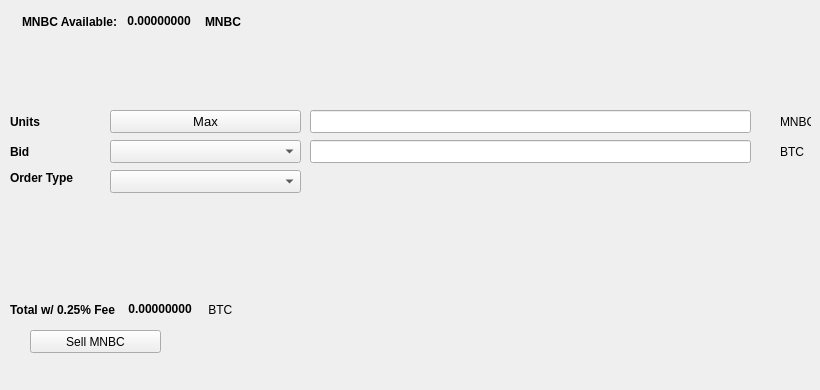
   <widget class="QWidget" name="SellTab">
    <attribute name="title">
     <string>Sell</string>
    </attribute>
    <widget class="QLabel" name="label_16">
     <property name="geometry">
      <rect>
       <x>780</x>
       <y>140</y>
       <width>31</width>
       <height>23</height>
      </rect>
     </property>
     <property name="text">
      <string>BTC</string>
     </property>
    </widget>
    <widget class="QComboBox" name="SellBidcomboBox">
     <property name="geometry">
      <rect>
       <x>110</x>
       <y>140</y>
       <width>191</width>
       <height>23</height>
      </rect>
     </property>
     <property name="font">
      <font>
       <pointsize>10</pointsize>
      </font>
     </property>
    </widget>
    <widget class="QLabel" name="label_18">
     <property name="geometry">
      <rect>
       <x>10</x>
       <y>110</y>
       <width>46</width>
       <height>23</height>
      </rect>
     </property>
     <property name="font">
      <font>
       <weight>75</weight>
       <bold>true</bold>
      </font>
     </property>
     <property name="text">
      <string>Units</string>
     </property>
    </widget>
    <widget class="QPushButton" name="Sell_Max_Amount">
     <property name="geometry">
      <rect>
       <x>110</x>
       <y>110</y>
       <width>191</width>
       <height>23</height>
      </rect>
     </property>
     <property name="font">
      <font>
       <pointsize>10</pointsize>
      </font>
     </property>
     <property name="text">
      <string>Max</string>
     </property>
    </widget>
    <widget class="QLabel" name="label_20">
     <property name="geometry">
      <rect>
       <x>10</x>
       <y>170</y>
       <width>91</width>
       <height>16</height>
      </rect>
     </property>
     <property name="font">
      <font>
       <weight>75</weight>
       <bold>true</bold>
      </font>
     </property>
     <property name="text">
      <string>Order Type</string>
     </property>
    </widget>
    <widget class="QComboBox" name="SellOrdertypeCombo">
     <property name="geometry">
      <rect>
       <x>110</x>
       <y>170</y>
       <width>191</width>
       <height>23</height>
      </rect>
     </property>
     <property name="font">
      <font>
       <pointsize>10</pointsize>
      </font>
     </property>
    </widget>
    <widget class="QLabel" name="label_21">
     <property name="geometry">
      <rect>
       <x>10</x>
       <y>140</y>
       <width>46</width>
       <height>23</height>
      </rect>
     </property>
     <property name="font">
      <font>
       <weight>75</weight>
       <bold>true</bold>
      </font>
     </property>
     <property name="text">
      <string>Bid</string>
     </property>
    </widget>
    <widget class="QLabel" name="label_22">
     <property name="geometry">
      <rect>
       <x>780</x>
       <y>110</y>
       <width>31</width>
       <height>23</height>
      </rect>
     </property>
     <property name="text">
      <string>MNBC</string>
     </property>
    </widget>
    <widget class="QLineEdit" name="UnitsInputMNBC">
     <property name="geometry">
      <rect>
       <x>310</x>
       <y>110</y>
       <width>441</width>
       <height>23</height>
      </rect>
     </property>
     <property name="font">
      <font>
       <pointsize>9</pointsize>
       <weight>75</weight>
       <bold>true</bold>
      </font>
     </property>
    </widget>
    <widget class="QLineEdit" name="SellBidPriceEdit">
     <property name="geometry">
      <rect>
       <x>310</x>
       <y>140</y>
       <width>441</width>
       <height>23</height>
      </rect>
     </property>
     <property name="font">
      <font>
       <pointsize>9</pointsize>
       <weight>75</weight>
       <bold>true</bold>
      </font>
     </property>
    </widget>
    <widget class="QPushButton" name="SellMNBCBTN">
     <property name="geometry">
      <rect>
       <x>30</x>
       <y>330</y>
       <width>131</width>
       <height>23</height>
      </rect>
     </property>
     <property name="text">
      <string>Sell MNBC</string>
     </property>
     <property name="icon">
      <iconset resource="../mnbrowsingcoin">
       <normaloff>:/icons/bitcoin</normaloff>:/icons/bitcoin</iconset>
     </property>
    </widget>
    <widget class="QWidget" name="layoutWidget3">
     <property name="geometry">
      <rect>
       <x>22</x>
       <y>12</y>
       <width>258</width>
       <height>19</height>
      </rect>
     </property>
     <layout class="QHBoxLayout" name="horizontalLayout">
      <item>
       <widget class="QLabel" name="label232_2">
        <property name="font">
         <font>
          <weight>75</weight>
          <bold>true</bold>
         </font>
        </property>
        <property name="text">
         <string>MNBC Available:</string>
        </property>
       </widget>
      </item>
      <item>
       <widget class="QLabel" name="MNBCAvailableLabel">
        <property name="palette">
         <palette>
          <active>
           <colorrole role="WindowText">
            <brush brushstyle="SolidPattern">
             <color alpha="255">
              <red>0</red>
              <green>0</green>
              <blue>0</blue>
             </color>
            </brush>
           </colorrole>
           <colorrole role="Button">
            <brush brushstyle="SolidPattern">
             <color alpha="255">
              <red>0</red>
              <green>170</green>
              <blue>0</blue>
             </color>
            </brush>
           </colorrole>
           <colorrole role="Light">
            <brush brushstyle="SolidPattern">
             <color alpha="255">
              <red>0</red>
              <green>255</green>
              <blue>0</blue>
             </color>
            </brush>
           </colorrole>
           <colorrole role="Midlight">
            <brush brushstyle="SolidPattern">
             <color alpha="255">
              <red>0</red>
              <green>212</green>
              <blue>0</blue>
             </color>
            </brush>
           </colorrole>
           <colorrole role="Dark">
            <brush brushstyle="SolidPattern">
             <color alpha="255">
              <red>0</red>
              <green>85</green>
              <blue>0</blue>
             </color>
            </brush>
           </colorrole>
           <colorrole role="Mid">
            <brush brushstyle="SolidPattern">
             <color alpha="255">
              <red>0</red>
              <green>113</green>
              <blue>0</blue>
             </color>
            </brush>
           </colorrole>
           <colorrole role="Text">
            <brush brushstyle="SolidPattern">
             <color alpha="255">
              <red>0</red>
              <green>170</green>
              <blue>0</blue>
             </color>
            </brush>
           </colorrole>
           <colorrole role="BrightText">
            <brush brushstyle="SolidPattern">
             <color alpha="255">
              <red>255</red>
              <green>255</green>
              <blue>255</blue>
             </color>
            </brush>
           </colorrole>
           <colorrole role="ButtonText">
            <brush brushstyle="SolidPattern">
             <color alpha="255">
              <red>0</red>
              <green>0</green>
              <blue>0</blue>
             </color>
            </brush>
           </colorrole>
           <colorrole role="Base">
            <brush brushstyle="SolidPattern">
             <color alpha="255">
              <red>255</red>
              <green>255</green>
              <blue>255</blue>
             </color>
            </brush>
           </colorrole>
           <colorrole role="Window">
            <brush brushstyle="SolidPattern">
             <color alpha="255">
              <red>0</red>
              <green>170</green>
              <blue>0</blue>
             </color>
            </brush>
           </colorrole>
           <colorrole role="Shadow">
            <brush brushstyle="SolidPattern">
             <color alpha="255">
              <red>0</red>
              <green>0</green>
              <blue>0</blue>
             </color>
            </brush>
           </colorrole>
           <colorrole role="AlternateBase">
            <brush brushstyle="SolidPattern">
             <color alpha="255">
              <red>127</red>
              <green>212</green>
              <blue>127</blue>
             </color>
            </brush>
           </colorrole>
           <colorrole role="ToolTipBase">
            <brush brushstyle="SolidPattern">
             <color alpha="255">
              <red>255</red>
              <green>255</green>
              <blue>220</blue>
             </color>
            </brush>
           </colorrole>
           <colorrole role="ToolTipText">
            <brush brushstyle="SolidPattern">
             <color alpha="255">
              <red>0</red>
              <green>0</green>
              <blue>0</blue>
             </color>
            </brush>
           </colorrole>
          </active>
          <inactive>
           <colorrole role="WindowText">
            <brush brushstyle="SolidPattern">
             <color alpha="255">
              <red>0</red>
              <green>0</green>
              <blue>0</blue>
             </color>
            </brush>
           </colorrole>
           <colorrole role="Button">
            <brush brushstyle="SolidPattern">
             <color alpha="255">
              <red>0</red>
              <green>170</green>
              <blue>0</blue>
             </color>
            </brush>
           </colorrole>
           <colorrole role="Light">
            <brush brushstyle="SolidPattern">
             <color alpha="255">
              <red>0</red>
              <green>255</green>
              <blue>0</blue>
             </color>
            </brush>
           </colorrole>
           <colorrole role="Midlight">
            <brush brushstyle="SolidPattern">
             <color alpha="255">
              <red>0</red>
              <green>212</green>
              <blue>0</blue>
             </color>
            </brush>
           </colorrole>
           <colorrole role="Dark">
            <brush brushstyle="SolidPattern">
             <color alpha="255">
              <red>0</red>
              <green>85</green>
              <blue>0</blue>
             </color>
            </brush>
           </colorrole>
           <colorrole role="Mid">
            <brush brushstyle="SolidPattern">
             <color alpha="255">
              <red>0</red>
              <green>113</green>
              <blue>0</blue>
             </color>
            </brush>
           </colorrole>
           <colorrole role="Text">
            <brush brushstyle="SolidPattern">
             <color alpha="255">
              <red>0</red>
              <green>170</green>
              <blue>0</blue>
             </color>
            </brush>
           </colorrole>
           <colorrole role="BrightText">
            <brush brushstyle="SolidPattern">
             <color alpha="255">
              <red>255</red>
              <green>255</green>
              <blue>255</blue>
             </color>
            </brush>
           </colorrole>
           <colorrole role="ButtonText">
            <brush brushstyle="SolidPattern">
             <color alpha="255">
              <red>0</red>
              <green>0</green>
              <blue>0</blue>
             </color>
            </brush>
           </colorrole>
           <colorrole role="Base">
            <brush brushstyle="SolidPattern">
             <color alpha="255">
              <red>255</red>
              <green>255</green>
              <blue>255</blue>
             </color>
            </brush>
           </colorrole>
           <colorrole role="Window">
            <brush brushstyle="SolidPattern">
             <color alpha="255">
              <red>0</red>
              <green>170</green>
              <blue>0</blue>
             </color>
            </brush>
           </colorrole>
           <colorrole role="Shadow">
            <brush brushstyle="SolidPattern">
             <color alpha="255">
              <red>0</red>
              <green>0</green>
              <blue>0</blue>
             </color>
            </brush>
           </colorrole>
           <colorrole role="AlternateBase">
            <brush brushstyle="SolidPattern">
             <color alpha="255">
              <red>127</red>
              <green>212</green>
              <blue>127</blue>
             </color>
            </brush>
           </colorrole>
           <colorrole role="ToolTipBase">
            <brush brushstyle="SolidPattern">
             <color alpha="255">
              <red>255</red>
              <green>255</green>
              <blue>220</blue>
             </color>
            </brush>
           </colorrole>
           <colorrole role="ToolTipText">
            <brush brushstyle="SolidPattern">
             <color alpha="255">
              <red>0</red>
              <green>0</green>
              <blue>0</blue>
             </color>
            </brush>
           </colorrole>
          </inactive>
          <disabled>
           <colorrole role="WindowText">
            <brush brushstyle="SolidPattern">
             <color alpha="255">
              <red>0</red>
              <green>85</green>
              <blue>0</blue>
             </color>
            </brush>
           </colorrole>
           <colorrole role="Button">
            <brush brushstyle="SolidPattern">
             <color alpha="255">
              <red>0</red>
              <green>170</green>
              <blue>0</blue>
             </color>
            </brush>
           </colorrole>
           <colorrole role="Light">
            <brush brushstyle="SolidPattern">
             <color alpha="255">
              <red>0</red>
              <green>255</green>
              <blue>0</blue>
             </color>
            </brush>
           </colorrole>
           <colorrole role="Midlight">
            <brush brushstyle="SolidPattern">
             <color alpha="255">
              <red>0</red>
              <green>212</green>
              <blue>0</blue>
             </color>
            </brush>
           </colorrole>
           <colorrole role="Dark">
            <brush brushstyle="SolidPattern">
             <color alpha="255">
              <red>0</red>
              <green>85</green>
              <blue>0</blue>
             </color>
            </brush>
           </colorrole>
           <colorrole role="Mid">
            <brush brushstyle="SolidPattern">
             <color alpha="255">
              <red>0</red>
              <green>113</green>
              <blue>0</blue>
             </color>
            </brush>
           </colorrole>
           <colorrole role="Text">
            <brush brushstyle="SolidPattern">
             <color alpha="255">
              <red>0</red>
              <green>85</green>
              <blue>0</blue>
             </color>
            </brush>
           </colorrole>
           <colorrole role="BrightText">
            <brush brushstyle="SolidPattern">
             <color alpha="255">
              <red>255</red>
              <green>255</green>
              <blue>255</blue>
             </color>
            </brush>
           </colorrole>
           <colorrole role="ButtonText">
            <brush brushstyle="SolidPattern">
             <color alpha="255">
              <red>0</red>
              <green>85</green>
              <blue>0</blue>
             </color>
            </brush>
           </colorrole>
           <colorrole role="Base">
            <brush brushstyle="SolidPattern">
             <color alpha="255">
              <red>0</red>
              <green>170</green>
              <blue>0</blue>
             </color>
            </brush>
           </colorrole>
           <colorrole role="Window">
            <brush brushstyle="SolidPattern">
             <color alpha="255">
              <red>0</red>
              <green>170</green>
              <blue>0</blue>
             </color>
            </brush>
           </colorrole>
           <colorrole role="Shadow">
            <brush brushstyle="SolidPattern">
             <color alpha="255">
              <red>0</red>
              <green>0</green>
              <blue>0</blue>
             </color>
            </brush>
           </colorrole>
           <colorrole role="AlternateBase">
            <brush brushstyle="SolidPattern">
             <color alpha="255">
              <red>0</red>
              <green>170</green>
              <blue>0</blue>
             </color>
            </brush>
           </colorrole>
           <colorrole role="ToolTipBase">
            <brush brushstyle="SolidPattern">
             <color alpha="255">
              <red>255</red>
              <green>255</green>
              <blue>220</blue>
             </color>
            </brush>
           </colorrole>
           <colorrole role="ToolTipText">
            <brush brushstyle="SolidPattern">
             <color alpha="255">
              <red>0</red>
              <green>0</green>
              <blue>0</blue>
             </color>
            </brush>
           </colorrole>
          </disabled>
         </palette>
        </property>
        <property name="font">
         <font>
          <weight>75</weight>
          <bold>true</bold>
         </font>
        </property>
        <property name="text">
         <string> 0.00000000 </string>
        </property>
        <property name="textInteractionFlags">
         <set>Qt::LinksAccessibleByMouse|Qt::TextSelectableByKeyboard|Qt::TextSelectableByMouse</set>
        </property>
       </widget>
      </item>
      <item>
       <widget class="QLabel" name="labelMNBC">
        <property name="font">
         <font>
          <weight>75</weight>
          <bold>true</bold>
         </font>
        </property>
        <property name="text">
         <string>MNBC</string>
        </property>
       </widget>
      </item>
     </layout>
    </widget>
    <widget class="QWidget" name="layoutWidget">
     <property name="geometry">
      <rect>
       <x>10</x>
       <y>300</y>
       <width>268</width>
       <height>19</height>
      </rect>
     </property>
     <layout class="QHBoxLayout" name="horizontalLayout_2">
      <item>
       <widget class="QLabel" name="label_19">
        <property name="font">
         <font>
          <weight>75</weight>
          <bold>true</bold>
         </font>
        </property>
        <property name="text">
         <string>Total w/ 0.25% Fee </string>
        </property>
       </widget>
      </item>
      <item>
       <widget class="QLabel" name="SellCostLabel">
        <property name="palette">
         <palette>
          <active>
           <colorrole role="WindowText">
            <brush brushstyle="SolidPattern">
             <color alpha="255">
              <red>0</red>
              <green>0</green>
              <blue>0</blue>
             </color>
            </brush>
           </colorrole>
           <colorrole role="Button">
            <brush brushstyle="SolidPattern">
             <color alpha="255">
              <red>0</red>
              <green>170</green>
              <blue>0</blue>
             </color>
            </brush>
           </colorrole>
           <colorrole role="Light">
            <brush brushstyle="SolidPattern">
             <color alpha="255">
              <red>0</red>
              <green>255</green>
              <blue>0</blue>
             </color>
            </brush>
           </colorrole>
           <colorrole role="Midlight">
            <brush brushstyle="SolidPattern">
             <color alpha="255">
              <red>0</red>
              <green>212</green>
              <blue>0</blue>
             </color>
            </brush>
           </colorrole>
           <colorrole role="Dark">
            <brush brushstyle="SolidPattern">
             <color alpha="255">
              <red>0</red>
              <green>85</green>
              <blue>0</blue>
             </color>
            </brush>
           </colorrole>
           <colorrole role="Mid">
            <brush brushstyle="SolidPattern">
             <color alpha="255">
              <red>0</red>
              <green>113</green>
              <blue>0</blue>
             </color>
            </brush>
           </colorrole>
           <colorrole role="Text">
            <brush brushstyle="SolidPattern">
             <color alpha="255">
              <red>0</red>
              <green>170</green>
              <blue>0</blue>
             </color>
            </brush>
           </colorrole>
           <colorrole role="BrightText">
            <brush brushstyle="SolidPattern">
             <color alpha="255">
              <red>255</red>
              <green>255</green>
              <blue>255</blue>
             </color>
            </brush>
           </colorrole>
           <colorrole role="ButtonText">
            <brush brushstyle="SolidPattern">
             <color alpha="255">
              <red>0</red>
              <green>0</green>
              <blue>0</blue>
             </color>
            </brush>
           </colorrole>
           <colorrole role="Base">
            <brush brushstyle="SolidPattern">
             <color alpha="255">
              <red>255</red>
              <green>255</green>
              <blue>255</blue>
             </color>
            </brush>
           </colorrole>
           <colorrole role="Window">
            <brush brushstyle="SolidPattern">
             <color alpha="255">
              <red>0</red>
              <green>170</green>
              <blue>0</blue>
             </color>
            </brush>
           </colorrole>
           <colorrole role="Shadow">
            <brush brushstyle="SolidPattern">
             <color alpha="255">
              <red>0</red>
              <green>0</green>
              <blue>0</blue>
             </color>
            </brush>
           </colorrole>
           <colorrole role="AlternateBase">
            <brush brushstyle="SolidPattern">
             <color alpha="255">
              <red>127</red>
              <green>212</green>
              <blue>127</blue>
             </color>
            </brush>
           </colorrole>
           <colorrole role="ToolTipBase">
            <brush brushstyle="SolidPattern">
             <color alpha="255">
              <red>255</red>
              <green>255</green>
              <blue>220</blue>
             </color>
            </brush>
           </colorrole>
           <colorrole role="ToolTipText">
            <brush brushstyle="SolidPattern">
             <color alpha="255">
              <red>0</red>
              <green>0</green>
              <blue>0</blue>
             </color>
            </brush>
           </colorrole>
          </active>
          <inactive>
           <colorrole role="WindowText">
            <brush brushstyle="SolidPattern">
             <color alpha="255">
              <red>0</red>
              <green>0</green>
              <blue>0</blue>
             </color>
            </brush>
           </colorrole>
           <colorrole role="Button">
            <brush brushstyle="SolidPattern">
             <color alpha="255">
              <red>0</red>
              <green>170</green>
              <blue>0</blue>
             </color>
            </brush>
           </colorrole>
           <colorrole role="Light">
            <brush brushstyle="SolidPattern">
             <color alpha="255">
              <red>0</red>
              <green>255</green>
              <blue>0</blue>
             </color>
            </brush>
           </colorrole>
           <colorrole role="Midlight">
            <brush brushstyle="SolidPattern">
             <color alpha="255">
              <red>0</red>
              <green>212</green>
              <blue>0</blue>
             </color>
            </brush>
           </colorrole>
           <colorrole role="Dark">
            <brush brushstyle="SolidPattern">
             <color alpha="255">
              <red>0</red>
              <green>85</green>
              <blue>0</blue>
             </color>
            </brush>
           </colorrole>
           <colorrole role="Mid">
            <brush brushstyle="SolidPattern">
             <color alpha="255">
              <red>0</red>
              <green>113</green>
              <blue>0</blue>
             </color>
            </brush>
           </colorrole>
           <colorrole role="Text">
            <brush brushstyle="SolidPattern">
             <color alpha="255">
              <red>0</red>
              <green>170</green>
              <blue>0</blue>
             </color>
            </brush>
           </colorrole>
           <colorrole role="BrightText">
            <brush brushstyle="SolidPattern">
             <color alpha="255">
              <red>255</red>
              <green>255</green>
              <blue>255</blue>
             </color>
            </brush>
           </colorrole>
           <colorrole role="ButtonText">
            <brush brushstyle="SolidPattern">
             <color alpha="255">
              <red>0</red>
              <green>0</green>
              <blue>0</blue>
             </color>
            </brush>
           </colorrole>
           <colorrole role="Base">
            <brush brushstyle="SolidPattern">
             <color alpha="255">
              <red>255</red>
              <green>255</green>
              <blue>255</blue>
             </color>
            </brush>
           </colorrole>
           <colorrole role="Window">
            <brush brushstyle="SolidPattern">
             <color alpha="255">
              <red>0</red>
              <green>170</green>
              <blue>0</blue>
             </color>
            </brush>
           </colorrole>
           <colorrole role="Shadow">
            <brush brushstyle="SolidPattern">
             <color alpha="255">
              <red>0</red>
              <green>0</green>
              <blue>0</blue>
             </color>
            </brush>
           </colorrole>
           <colorrole role="AlternateBase">
            <brush brushstyle="SolidPattern">
             <color alpha="255">
              <red>127</red>
              <green>212</green>
              <blue>127</blue>
             </color>
            </brush>
           </colorrole>
           <colorrole role="ToolTipBase">
            <brush brushstyle="SolidPattern">
             <color alpha="255">
              <red>255</red>
              <green>255</green>
              <blue>220</blue>
             </color>
            </brush>
           </colorrole>
           <colorrole role="ToolTipText">
            <brush brushstyle="SolidPattern">
             <color alpha="255">
              <red>0</red>
              <green>0</green>
              <blue>0</blue>
             </color>
            </brush>
           </colorrole>
          </inactive>
          <disabled>
           <colorrole role="WindowText">
            <brush brushstyle="SolidPattern">
             <color alpha="255">
              <red>0</red>
              <green>85</green>
              <blue>0</blue>
             </color>
            </brush>
           </colorrole>
           <colorrole role="Button">
            <brush brushstyle="SolidPattern">
             <color alpha="255">
              <red>0</red>
              <green>170</green>
              <blue>0</blue>
             </color>
            </brush>
           </colorrole>
           <colorrole role="Light">
            <brush brushstyle="SolidPattern">
             <color alpha="255">
              <red>0</red>
              <green>255</green>
              <blue>0</blue>
             </color>
            </brush>
           </colorrole>
           <colorrole role="Midlight">
            <brush brushstyle="SolidPattern">
             <color alpha="255">
              <red>0</red>
              <green>212</green>
              <blue>0</blue>
             </color>
            </brush>
           </colorrole>
           <colorrole role="Dark">
            <brush brushstyle="SolidPattern">
             <color alpha="255">
              <red>0</red>
              <green>85</green>
              <blue>0</blue>
             </color>
            </brush>
           </colorrole>
           <colorrole role="Mid">
            <brush brushstyle="SolidPattern">
             <color alpha="255">
              <red>0</red>
              <green>113</green>
              <blue>0</blue>
             </color>
            </brush>
           </colorrole>
           <colorrole role="Text">
            <brush brushstyle="SolidPattern">
             <color alpha="255">
              <red>0</red>
              <green>85</green>
              <blue>0</blue>
             </color>
            </brush>
           </colorrole>
           <colorrole role="BrightText">
            <brush brushstyle="SolidPattern">
             <color alpha="255">
              <red>255</red>
              <green>255</green>
              <blue>255</blue>
             </color>
            </brush>
           </colorrole>
           <colorrole role="ButtonText">
            <brush brushstyle="SolidPattern">
             <color alpha="255">
              <red>0</red>
              <green>85</green>
              <blue>0</blue>
             </color>
            </brush>
           </colorrole>
           <colorrole role="Base">
            <brush brushstyle="SolidPattern">
             <color alpha="255">
              <red>0</red>
              <green>170</green>
              <blue>0</blue>
             </color>
            </brush>
           </colorrole>
           <colorrole role="Window">
            <brush brushstyle="SolidPattern">
             <color alpha="255">
              <red>0</red>
              <green>170</green>
              <blue>0</blue>
             </color>
            </brush>
           </colorrole>
           <colorrole role="Shadow">
            <brush brushstyle="SolidPattern">
             <color alpha="255">
              <red>0</red>
              <green>0</green>
              <blue>0</blue>
             </color>
            </brush>
           </colorrole>
           <colorrole role="AlternateBase">
            <brush brushstyle="SolidPattern">
             <color alpha="255">
              <red>0</red>
              <green>170</green>
              <blue>0</blue>
             </color>
            </brush>
           </colorrole>
           <colorrole role="ToolTipBase">
            <brush brushstyle="SolidPattern">
             <color alpha="255">
              <red>255</red>
              <green>255</green>
              <blue>220</blue>
             </color>
            </brush>
           </colorrole>
           <colorrole role="ToolTipText">
            <brush brushstyle="SolidPattern">
             <color alpha="255">
              <red>0</red>
              <green>0</green>
              <blue>0</blue>
             </color>
            </brush>
           </colorrole>
          </disabled>
         </palette>
        </property>
        <property name="font">
         <font>
          <weight>75</weight>
          <bold>true</bold>
         </font>
        </property>
        <property name="autoFillBackground">
         <bool>false</bool>
        </property>
        <property name="text">
         <string> 0.00000000</string>
        </property>
        <property name="textInteractionFlags">
         <set>Qt::LinksAccessibleByMouse|Qt::TextSelectableByMouse</set>
        </property>
       </widget>
      </item>
      <item>
       <widget class="QLabel" name="label_17">
        <property name="font">
         <font>
          <weight>50</weight>
          <bold>false</bold>
         </font>
        </property>
        <property name="text">
         <string> BTC</string>
        </property>
       </widget>
      </item>
     </layout>
    </widget>
    <widget class="QLabel" name="label_23">
     <property name="geometry">
      <rect>
       <x>460</x>
       <y>300</y>
       <width>281</width>
       <height>81</height>
      </rect>
     </property>
     <property name="text">
      <string/>
     </property>
     <property name="pixmap">
      <pixmap>:/images/bittrex</pixmap>
     </property>
    </widget>
   </widget>
